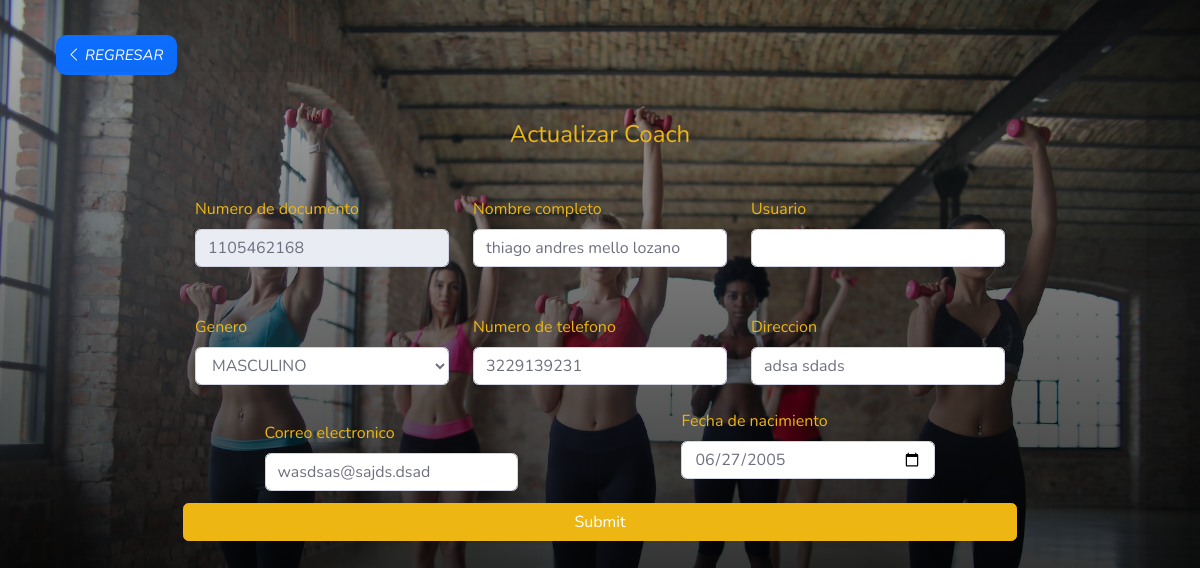
The app's page /vista/admin/actualizar/actualizar_coach.php?editar=1105462168 (signed in) with its own data.
### tables this page shows
CREATE TABLE `usuarios` (
  `documento` int(10) NOT NULL,
  `cod_barras` int(11) NOT NULL,
  `nom_completo` text DEFAULT NULL,
  `edad` int(2) DEFAULT NULL,
  `estatura` varchar(4) DEFAULT NULL,
  `fecha_nacimiento` date DEFAULT NULL,
  `tipo_usuario` int(11) DEFAULT NULL,
  `usuario` varchar(20) DEFAULT NULL,
  `contraseña` varchar(100) DEFAULT NULL,
  `telefono` bigint(10) DEFAULT NULL,
  `direccion` varchar(20) DEFAULT NULL,
  `correo` varchar(20) DEFAULT NULL,
  `estado` int(11) NOT NULL,
  `genero` int(2) DEFAULT NULL,
  `foto` varchar(200) NOT NULL
);

CREATE TABLE `genero` (
  `id_genero` int(2) NOT NULL,
  `genero` varchar(30) NOT NULL
);

### vista/admin/actualizar/actualizar_coach.php (the view, shortened to what this page needs)
<?php
$daba = new Database();
$conex = $daba->conectar();
$editar = $_GET['editar'];
    $validar = $conex->prepare("SELECT * FROM usuarios INNER JOIN tip_user ON usuarios.tipo_usuario = tip_user.id_tip_user INNER JOIN genero ON usuarios.genero=genero.id_genero INNER JOIN estado ON usuarios.estado=estado.id_estado where documento = '$editar'");
    $validar->execute();
    $queryi = $validar->fetch();
?>
<!DOCTYPE html>
<html lang="en">
<head>
    <link rel="stylesheet" href="https://cdn.jsdelivr.net/npm/bootstrap-icons@1.10.3/font/bootstrap-icons.css">
    <link href="vendor/fontawesome-free/css/all.min.css" rel="stylesheet" type="text/css">
    <link href="../../../css/sb-admin-2.min.css" rel="stylesheet">
</head>
<body class="bg-gradient-primary">
    <a class="btn btn success" href="../tablas/t_coach.php" style="margin-left: 3.6%; margin-top:3%; position:absolute;">
        <i class="bi bi-chevron-left"
            style="padding:10px 14px 10px 10px; color:#fff; font-size:15px; background-color:#0d6efd; border-radius:10px;">
            REGRESAR</i>
    </a><br><br><br>
    <form method="post" autocomplete="off" name="cli">
        <div class="container">
            <div class="card o-hidden border-0 shadow-lg my-6">
                <div class="card-body p-0">
                    <div class="row">
                        <div class="col-lg-10">
                            <div class="p-5">
                                <div class="text-center">
                                    <h1 class="h4 text-gray-900 mb-4">Actualizar Coach</h1>
                                </div>
                                <form class="user">
                                    <div class="form-group row">
                                        <div class="col-sm-4">
                                        <label>Numero de documento</label>
                                        <input type="number" class="form-control form-control-user"
                                                id="exampleFirstName" maxlength="10" name="documento"
                                                oninput="maxlengthNumber(this);" value="<?php echo $queryi['documento'] ?>" disabled>
                                        </div>
                                        <div class="col-sm-4">
                                        <label>Nombre completo </label>
                                        <input type="text" class="form-control form-control-user"  maxlength="50" oninput="validarletras(this);" onkeypress="return(sololetras(event));" id="exampleFirstName" name="nombre" value="<?php echo $queryi['nom_completo']?>">
                                        </div>
                                        <div class="col-sm-4"><br>
                                        <label>Usuario</label>
                                            <input type="text" style="margin-bottom:24px;" class="form-control form-control-user"
                                                id="exampleFirstName" name="usuario" maxlength="4"
                                                oninput="maxlengthNumber(this);" value="<?php echo $queryi['usuario'] ?>">
                                        </div>
                                        <div class="col-sm-4"><br>
                                        <label>Genero</label>
                                            <select name="genero" style="margin-bottom:24px;" class="form-control form-control-user"
                                                id="exampleFirstName">
                                                <option value="<?php echo ($queryi['genero']) ?>"><?php echo ($queryi['genero']) ?></option>
                                            </select>
                                        </div>
                                        <div class="col-sm-4"><br>
                                        <label>Numero de telefono</label>
                                            <input type="number" style="margin-bottom:24px;" class="form-control form-control-user"
                                                id="exampleLastName" name="telefono" maxlength="10"
                                                oninput="maxlengthNumber(this);" value="<?php echo $queryi['telefono'] ?>">
                                        </div>
                                        <div class="col-sm-4">
                                        <label>Direccion</label><br>
                                            <input type="text" class="form-control form-control-user"
                                                id="exampleFirstName" name="direccion" maxlength="20" oninput="validarletras(this);" onkeypress="return(sololetras(event));" value="<?php echo $queryi['direccion'] ?>">
                                        </div>
                                        <div class="col-sm-4">
                                        <label>Correo electronico</label><br>
                                            <input type="text" class="form-control form-control-user"
                                                id="email" name="correo" maxlength="35" oninput="validarletras(this);" onkeypress="return(sololetrasco(event));" value="<?php echo $queryi['correo'] ?>">
                                        </div>
                                        <div class="col-sm-4">
                                            <label>Fecha de nacimiento</label><br>
                                            <input type="date" class="form-control form-control-user"
                                                id="exampleLastName" name="nacimiento" value="<?php echo $queryi['fecha_nacimiento'] ?>">
                                            <br>
                                        </div>
                                        <input type="submit" class="btn btn-primary btn-user btn-block"
                                            name="Suscribir">
                                </form>
                            </div>
                        </div>
                    </div>
                </div>
            </div>
        </div>
    </form>
</body>
</html>

### records on screen
usuarios: documento "1105462168", nombre "thiago andres mello lozano", genero "MASCULINO", telefono "3229139231", direccion "adsa sdads", correo "wasdsas@sajds.dsad", nacimiento "06/27/2005"
